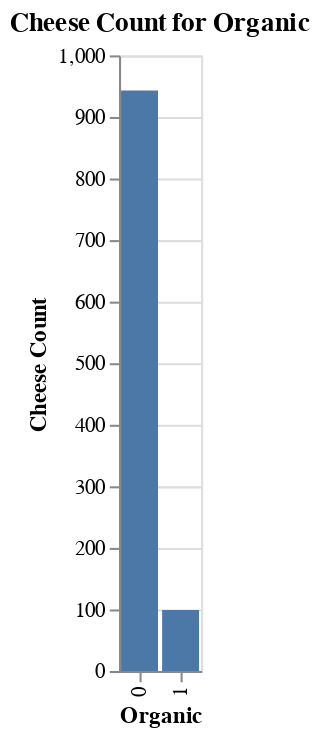

The notebook cell saved with this chart:
### Markdown cell above
The visualization indicates that the moisture percentage seems to feature a centralized distribution, with the majority of cheese being within the 30% to 70% range and a few potential outliers, such as the ones near 160 and 100 cheese counts. This distribution seems to be the most normal/standard by far.

### Code cell
# use groupby and count function to tally up how many cheese are categorized in each distinct value
cheese_groupby_organic = cheese.groupby(by='Organic').count().reset_index()
cheese_groupby_organic

# the plot function itself with "Fat Level" as X, and "CheeseName" as Y
cheese_organic_barchart = alt.Chart(cheese_groupby_organic).mark_bar().encode(alt.X('Organic:N', title='Organic'),
                                                                                alt.Y('ManufacturingTypeEn:Q', title='Cheese Count')
                                                                                ).properties(title='Cheese Count for Organic')
cheese_organic_barchart

### Figure 1 — Vega-Lite specification as saved in the notebook (floating-point values rounded to 4 significant figures)
{"config": {"view": {"continuousWidth": 400, "continuousHeight": 300}}, "data": {"name": "data-fde8c2827fe38609030eb78fd38f5704"}, "mark": "bar", "encoding": {"x": {"type": "nominal", "field": "Organic", "title": "Organic"}, "y": {"type": "quantitative", "field": "ManufacturingTypeEn", "title": "Cheese Count"}}, "title": "Cheese Count for Organic", "$schema": "https://vega.github.io/schema/vega-lite/v4.8.1.json", "datasets": {"data-fde8c2827fe38609030eb78fd38f5704": [{"Organic": 0, "ManufacturerProvCode": 943, "ManufacturingTypeEn": 943, "MoisturePercent": 930, "CategoryTypeEn": 921, "MilkTypeEn": 942, "MilkTreatmentTypeEn": 884, "FatLevel": 943}, {"Organic": 1, "ManufacturerProvCode": 99, "ManufacturingTypeEn": 99, "MoisturePercent": 98, "CategoryTypeEn": 98, "MilkTypeEn": 99, "MilkTreatmentTypeEn": 93, "FatLevel": 99}]}}
